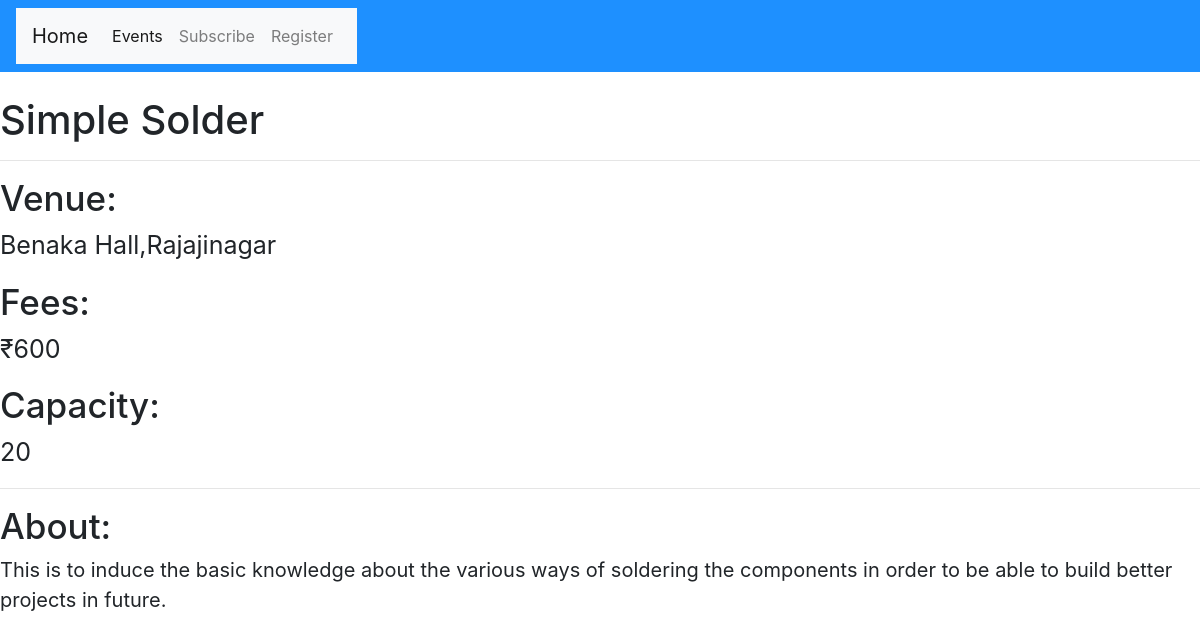
The app's page /events/10/ with its own data.
### tinker/models.py (models this page shows, shortened)
class Event(models.Model):
	event_name=models.CharField(max_length=200)
	event_date=models.DateTimeField()
	fee=models.IntegerField(default=0)
	event_venue=models.CharField(max_length=200)
	capacity=models.IntegerField(default=0)
	registered=models.IntegerField(default=0)
	about=models.TextField()
	cover=models.ImageField(upload_to="events/")

### tinker/views.py (the view)
# urls.py: path('events/',events_catalogue),
def events(request,pk):
	event=Event.objects.get(pk=pk)
	return render(request,"event.html",{'event':event})

### tinker/templates/event.html (shortened to what this page needs)
<!DOCTYPE html>
<html>
	<head>
	</head>
	<link rel="stylesheet" href="https://stackpath.bootstrapcdn.com/bootstrap/4.2.1/css/bootstrap.min.css">
	<body>
		<nav class="navbar navbar-light" style="background-color: DodgerBlue ;">
			<nav class="navbar navbar-expand-lg navbar-light bg-light">
				<div class="collapse navbar-collapse" id="navbarTogglerDemo01">
					<a class="navbar-brand" href="/home/">Home</a>
					<ul class="navbar-nav mr-auto mt-2 mt-lg-0">
						<li class="nav-item active">
							<a class="nav-link" href="/events/">Events<span class="sr-only">(current)</span></a>
						</li>
						<li class="nav-item">
							<a class="nav-link" href="/subscribe/">Subscribe</a>
						</li>
						<li class="nav-item">
							<a class="nav-link" href="/register/" tabindex="-1" aria-disabled="true">Register</a>
						</li>
					</ul>
				</div>
			</nav>
		</nav><br>
		<h1>{{event.event_name}}</h1>
		<hr>
		<h3 style="font-size:35px">Venue:</h3>
		<p style="font-size:25px">{{event.event_venue}}</p>
		<h3 style="font-size:35px">Fees:</h3>
		<p style="font-size:25px">₹{{event.fee}}</p>
		<h3 style="font-size:35px">Capacity:</h3>
		<p style="font-size:25px">{{event.capacity}}</p><hr>
		<h3 style="font-size:35px">About:</h3>
		<p style="font-size:20px">{{event.about}}</p>
	</body>
</html>

### records on screen
Event: event_name "Simple Solder", event_venue "Benaka Hall,Rajajinagar", fee "600", capacity "20", about "This is to induce the basic knowledge about the various ways of soldering the components in order to be able to build better projects in future."
